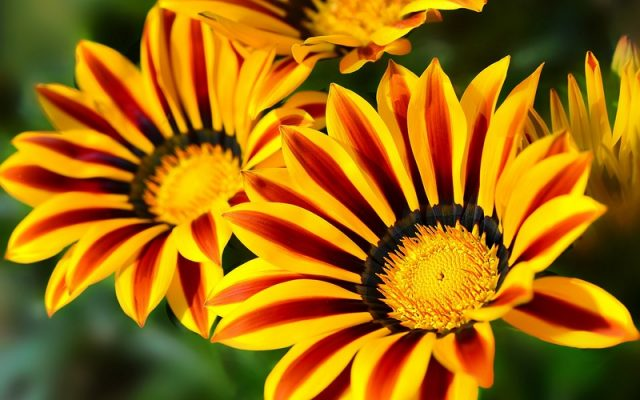
//> input picture lab1/flowers.jpg, 640 x 400 px
$ ./c1   (built with g++ and OpenCV 4)
//> lines starting //> are read from the running program, lines starting //| are printed output that depends on the picture; after the words box and inside, x2 and y2 are one past the last pixel; in counts of white or black regions, pixels touching at a corner belong together
#include <stdio.h>
#include "opencv2/opencv.hpp"

using namespace std;
using namespace cv;

int main()
{

	Mat original, gray_image, binary, toBGR, toHSV, canny;
	original = imread("flowers.jpg");
//> original is the input picture: 400 rows x 640 cols, CV_8UC3; mean B, G, R 10.9, 106.9, 158.4
	if(!original.data)
		{
            cout << "Could not open or find the image" << endl;
            return -1;
        }

	namedWindow("Original", WINDOW_NORMAL);
	resizeWindow("Original", 500, 500);
	imshow("Original", original);

	cvtColor(original, gray_image, CV_BGR2GRAY);
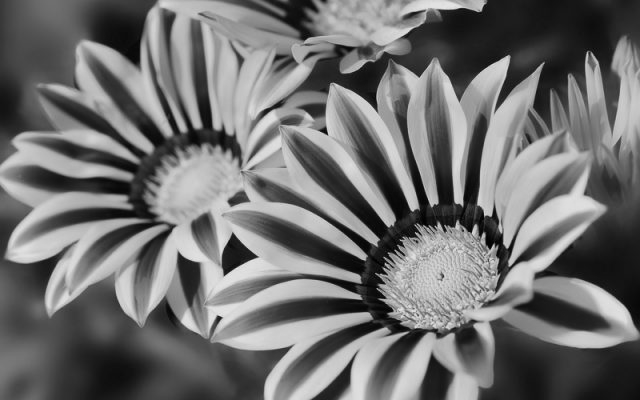
//> gray_image: 400 rows x 640 cols, CV_8UC1; min 0, max 232, mean 111.4
	namedWindow("Gray", WINDOW_NORMAL);
	resizeWindow("Gray", 500, 500);
	imshow("Gray", gray_image);

	threshold(gray_image, binary, 127, 255, THRESH_BINARY);
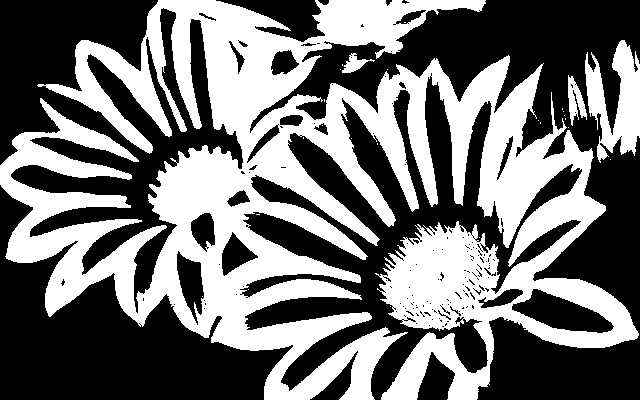
//> binary: 400 rows x 640 cols, CV_8UC1; 44.4% white; 26 white regions (22 under 20 px), largest, box (x1, y1, x2, y2) and area: (0, 0, 639, 400) 109111, (585, 40, 640, 163) 3678, (568, 75, 587, 126) 488, (342, 53, 375, 73) 270
	namedWindow("Binary", WINDOW_NORMAL);
	resizeWindow("Binary", 500, 500);
	imshow("Binary", binary);

	threshold(original, toHSV, 127, 255, COLOR_BGR2HSV);
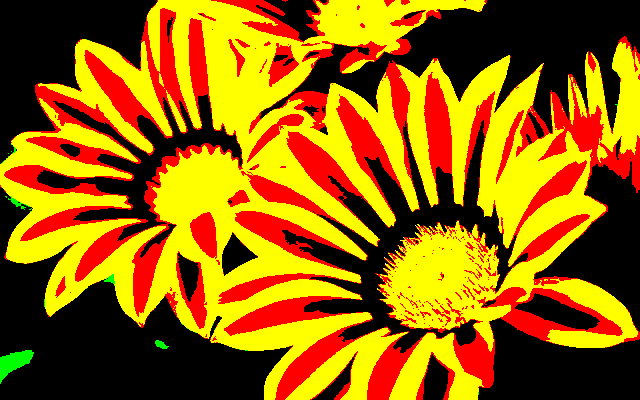
//> toHSV: 400 rows x 640 cols, CV_8UC3; mean B, G, R 0, 102.1, 153.6
	namedWindow("HSV", WINDOW_NORMAL);
	resizeWindow("HSV", 500, 500);
	imshow("HSV", toHSV);

	threshold(original, toBGR, 127, 255, COLOR_BGR2RGB);
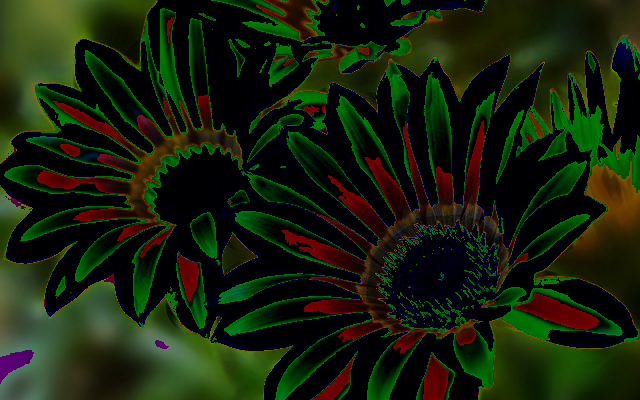
//> toBGR: 400 rows x 640 cols, CV_8UC3; mean B, G, R 10.9, 33.4, 21.5
	namedWindow("RGB", WINDOW_NORMAL);
	resizeWindow("RGB", 500, 500);
	imshow("RGB", toBGR);

	Canny(gray_image, canny, 50, 150, 3);
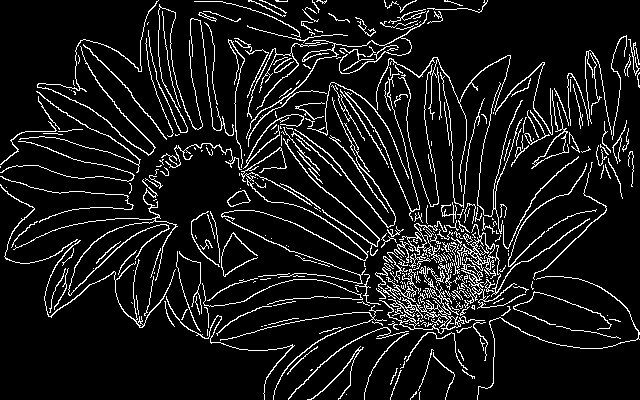
//> canny: 400 rows x 640 cols, CV_8UC1; 9.4% white in thin lines or dots
	namedWindow("Canny", WINDOW_NORMAL);
	resizeWindow("Canny", 500, 500);
	imshow("Canny", canny);


	waitKey(0);
	return 0;

}
